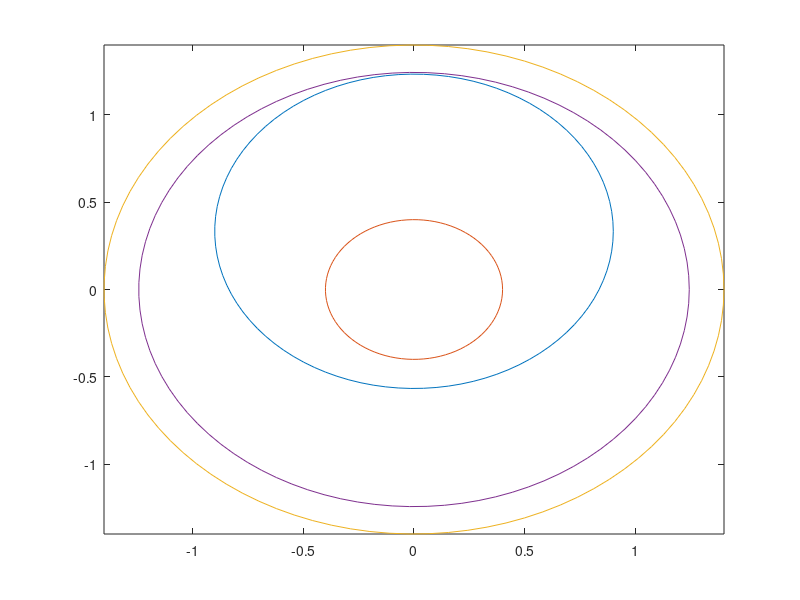

Write the MATLAB code that produced this figure.
%%
r1=1.4;
r0=0.4;
r2=0.9;

gridparam = 8;
shift = [0,1/3];%[1/3,1/3];


th=linspace(0,2*pi,100);

r=linspace(r0,r1,2^gridparam); 
r3=r(end-40);

plot(r2*cos(th)+shift(1),r2*sin(th)+shift(2)); 
hold on; 
plot(r0*cos(th),r0*sin(th));
plot(r1*cos(th),r1*sin(th)); 
plot(r3*cos(th),r3*sin(th)); 

hold off;
axis([-r1 r1 -r1 r1])

dr=r(2)-r(1)

R = sqrt(shift(1)^2 + shift(2)^2);
d=r1-(R+r2); d/dr
d=(R-r2)+r0; d/dr
d=r1-r3;d/dr


